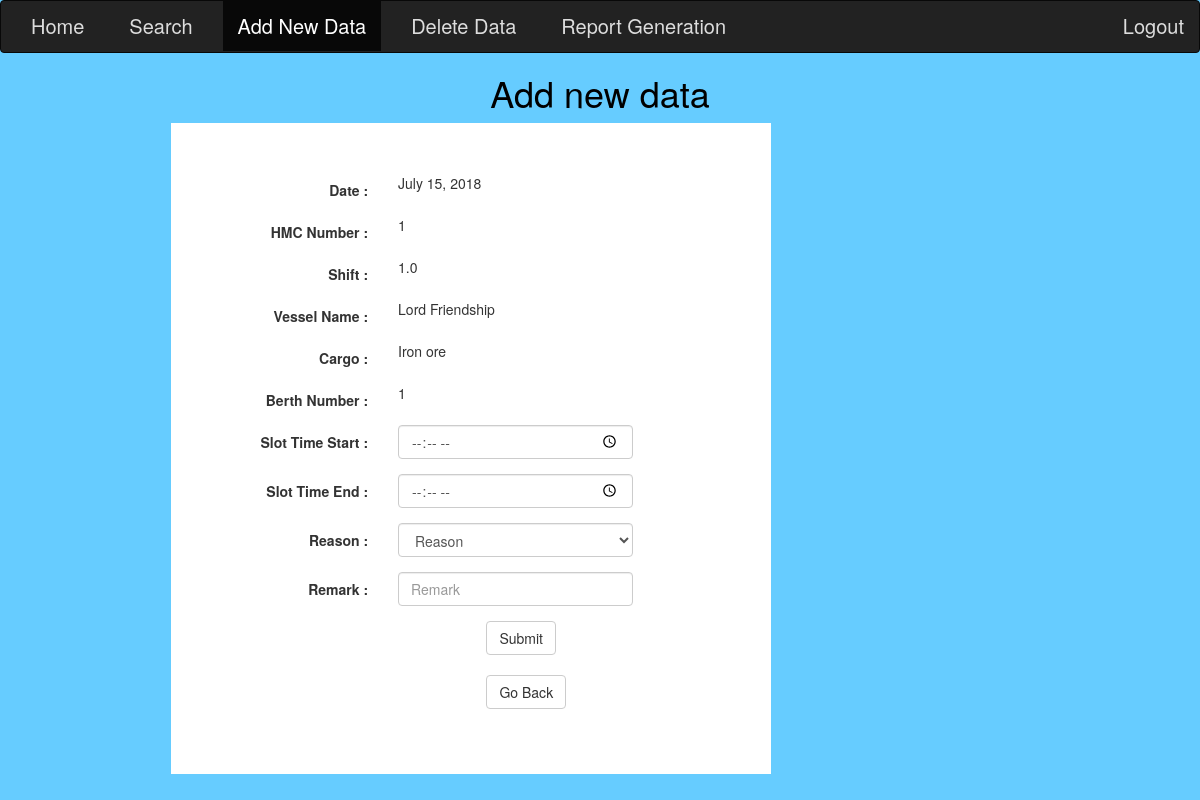
The page /main/add_slot/35/ (signed in) on the database its author committed.
### report/models.py (models this page shows, shortened)
class Shift(models.Model):
    date = models.ForeignKey(Date, on_delete = models.CASCADE)
    hmc_number = models.IntegerField(default = 1)
    shift = models.FloatField(default = 1)
    diesel_start_percentage = models.FloatField(default = 100)
    diesel_end_percentage = models.FloatField(default = 0)
    diesel_start_hours = models.FloatField(default = 0)
    diesel_end_hours = models.FloatField(default = 0)
    total_tonnage_or_boxes = models.FloatField(default = 0)
    cycles = models.FloatField(default = 0)
    user =  models.ForeignKey(User , on_delete= models.CASCADE)
    shift_end_flag = models.IntegerField(default = 0) #if it is 0 then shift hasn't been ended

class Date(models.Model):
    date = models.DateField('Date', null = True)

class Vessel(models.Model):
    slot = models.ForeignKey(Slot, on_delete = models.CASCADE)
    vessel_name = models.CharField(default = 'None', max_length = 100)
    vessel_cargo = models.CharField(default = 'None', max_length = 100)
    berth_number = models.IntegerField(default = 1)

### report/views.py (the view)
# urls.py: path('add_slot/<int:shift_id>/', views.add_slot, name = 'add_slot'),
@login_required(login_url = '/account/login/')
def add_slot(request,shift_id):
    if request.user.has_perm('report.add_date'):
        slot_form = SlotForm(request.POST)
        if Shift.objects.filter(id = shift_id):
            shift_data = Shift.objects.filter(id = shift_id)[0]
            slots = shift_data.slot_set.all()
            slot = slots[0]
            vessel = slot.vessel_set.all()[0]
            vessel_cargo_existing = vessel.vessel_cargo
            vessel_name_existing = vessel.vessel_name
            berth_number_existing = vessel.berth_number
        else:
            return render(request, 'message.html',{'message':"Shif doesn't exist. Please select the shift option which has been started and hasn't been ended"})
        if request.method == 'POST' :
            if  slot_form.is_valid():
                time_slot_start = slot_form.cleaned_data['time_slot_start']
                time_slot_stop = slot_form.cleaned_data['time_slot_stop']
                reason = slot_form.cleaned_data['reason']
                remark = slot_form.cleaned_data['remark']
                if shift_data.shift_end_flag == 0:
                    slot_data = Slot(shift = shift_data, time_slot_start = time_slot_start, time_slot_stop = time_slot_stop,
                    reason = reason, remark = remark)
                    slot_data.save()
                    vessel_data = Vessel(
                                    slot = slot_data,
                                    vessel_name = vessel_name_existing,
                                    vessel_cargo = vessel_cargo_existing,
                                    berth_number = berth_number_existing
                                  )
                    vessel_data.save()
                    return render(request,'message.html',{'message':"Entry Saved!!!"})
                else:
                    return render(request,'message.html',{'message':"Shift has already been ended.You can't add data again now."})
        else:
            slot_form = SlotForm()
        return render(request, 'add_slot.html', { 'slot_form': slot_form, 'shift' : shift_data,
            'vessel_name' : vessel_name_existing, 'vessel_cargo' : vessel_cargo_existing, 'berth_number' : berth_number_existing })
    else:
        return render(request,'message.html',{'message':"You don't have permison to add data."})

### report/forms.py
class SlotForm(forms.Form):
    time_slot_start = forms.TimeField(label = "Time Slot Start", required = True);
    time_slot_stop = forms.TimeField(label = "Time Slot Stop", required = True);
    reason = forms.CharField(label = "Reason", required = True);
    remark = forms.CharField(label = "Remark", required = False);

### Templates/add_slot.html (shortened to what this page needs)
<!DOCTYPE html>
<html>
{% load static %}
<head>
  <link rel="stylesheet" href="{% static "bootstrap.min.css" %}" >
</head>
<body>
<nav class="navbar navbar-inverse" style="font-size: 20px;">
  <div class="container-fluid">
    <ul  class="nav navbar-nav" style="margin-bottom: 0px; ">
      <li style="padding-right: 15px"  ><a href="{% url 'main' %}">Home</a></li>
       <li style="padding-right: 15px" > <a href="{% url 'search' %}">Search</a></li>
        <li style="padding-right: 15px" class="active"><a href="{% url 'add_options' %}">Add New Data</a></li>
        <li style="padding-right: 15px"><a href="{% url 'delete' %}">Delete Data</a></li>
        <li style="padding-right: 15px"><a href="{% url 'report_options' %}">Report Generation</a></li>
    </ul>
    <ul class="nav navbar-nav navbar-right">
      <li><a href="{% url 'logout' %}"><span class="glyphicon glyphicon-log-out"></span> Logout</a></li>
    </ul>
  </div>
</nav>
<h1 id="title">Add new data</h1>
  <div class="container1">
  <div></div>
 <div class="data">
 <form class="form-horizontal" action="" , method="post" onsubmit="return confirmation();">
    <div id="form" style="padding: 50px;">
    <div class="form-group">
      <label class="control-label col-sm-4" for="email">Date :</label>
      <div class="col-sm-6">
        <div>  {{ shift.date.date }}  </div>
      </div>
    </div>
    <div class="form-group">
      <label class="control-label col-sm-4" >HMC Number :</label>
      <div class="col-sm-6">
        <div>  {{ shift.hmc_number }}  </div>
      </div>
    </div>
    <div class="form-group">
      <label class="control-label col-sm-4" >Shift :</label>
      <div class="col-sm-6">
        <div>  {{ shift.shift }}  </div>
      </div>
    </div>
    <div class="form-group">
      <label class="control-label col-sm-4" >Vessel Name :</label>
      <div class="col-sm-6">
                <div>  {{ vessel_name }}  </div>
      </div>
    </div>
    <div class="form-group">
      <label class="control-label col-sm-4" >Cargo :</label>
      <div class="col-sm-6">
                <div>  {{ vessel_cargo }}  </div>
      </div>
    </div>
    <div class="form-group">
      <label class="control-label col-sm-4" >Berth Number : </label>
      <div class="col-sm-6">
                <div>  {{ berth_number }}  </div>
      </div>
    </div>
    <div class="form-group">
        <label class="control-label col-sm-4" > Slot Time Start :</label>
        <div class="col-sm-6">
          <input type="time" class="form-control" id="time_slot_start" placeholder="Slot Time Start" name="time_slot_start" min="0:00" max="24:00" required>
        </div>
      </div>
    <div class="form-group">
        <label class="control-label col-sm-4" >Slot Time End :</label>
        <div class="col-sm-6">
          <input type="time" class="form-control" id="time_slot_stop" placeholder="Slot Time End " name="time_slot_stop" min="0:00" max="24:00" required>
        </div>
      </div>
    <div class="form-group">
        <label class="control-label col-sm-4" > Reason :</label>
        <div class="col-sm-6">
          <select type="button" class="form-control" id="dropdown" id="reason" placeholder="Reason" name="reason" required>
                    <option value="">Reason</option>
            </select>
        </div>
      </div>
    <div class="form-group">
      <label class="control-label col-sm-4" > Remark :</label>
      <div class="col-sm-6">
        <input type="text" class="form-control" id="remark" placeholder="Remark" name="remark" style="height: 200%;" required>
      </div>
    </div>
 <div class="form-group">
      <div class="col-sm-offset-6 col-sm-6">
          <button type="submit" class="btn btn-default">Submit</button>
  <br><br>
          <button class="btn btn-default"  onclick="goBack()">Go Back</button>
      </div>
    </div>
    </div>
</form>
</div>
</div>
</body>
</html>

### Templates/add_slot.html (style rules this page uses)
body { background-color: #66CCFF; }
.navbar-inverse { margin-bottom: px; }
h1 { color: black; font-style: bold; text-align: center; }
.navbar-inverse .navbar-nav > li > a { color: #ddd; }
.container1 { float: center; display: grid; grid-template-columns: 2fr 7fr 3fr 2fr; width: 100%; }
.data { background-color: white; }

### rows shown on the page
Shift: date "July 15, 2018", hmc_number "1", shift "1.0"
Vessel: vessel_name "Lord Friendship", vessel_cargo "Iron ore"

### other values the page prints
{{ berth_number }} "1"
